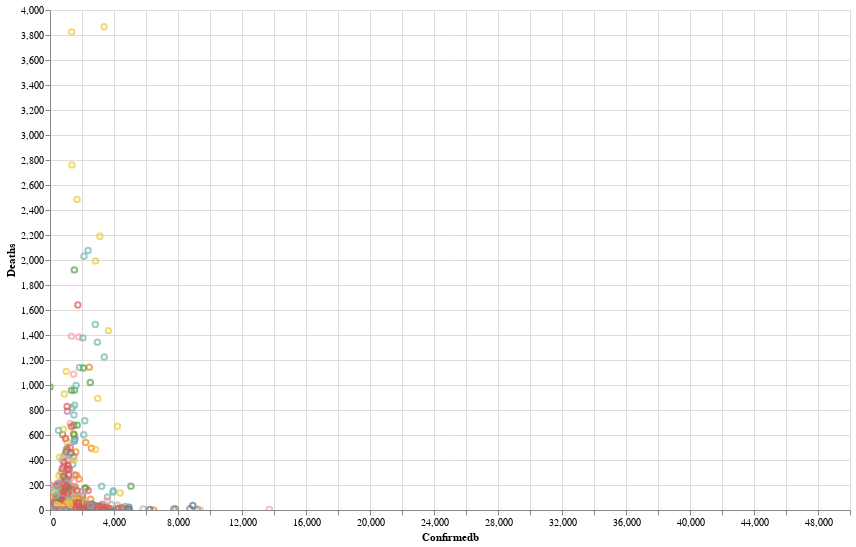

The notebook cell saved with this chart:
### Code cell
input_dropdown = alt.binding_select(options = ['Georgia','Texas','Mississippi','Louisiana','Virginia'])
selection = alt.selection_single(fields = ['ST_Name'], bind = input_dropdown, name = 'State')
color = alt.condition(selection,
                     alt.Color('ST_Name:N',legend = None),
                     alt.value('lightgray'))
alt.Chart(df).mark_point().encode(
    x= alt.X('Confirmedb:Q',scale = alt.Scale(domain = [0,50000])),
    y= alt.Y('Deaths:Q', scale = alt.Scale(domain = [0,4000])),
    color = color,
    tooltip = ['Countyname:N','ST_Name']
).add_selection(
    selection
).properties(
width = 800,
height =500
).interactive()

### Figure 1 — Vega-Lite specification as saved in the notebook (floating-point values rounded to 4 significant figures; data arrays with more than 128 entries replaced by an {"elided": "..."} marker saying what was removed)
{"config": {"view": {"continuousWidth": 300, "continuousHeight": 300}}, "data": {"name": "data-6f24e99aaf593f4dbb716291698d1f7f"}, "mark": {"type": "point"}, "encoding": {"color": {"condition": {"param": "State", "field": "ST_Name", "legend": null, "type": "nominal"}, "value": "lightgray"}, "tooltip": [{"field": "Countyname", "type": "nominal"}, {"field": "ST_Name", "type": "nominal"}], "x": {"field": "Confirmedb", "scale": {"domain": [0, 50000]}, "type": "quantitative"}, "y": {"field": "Deaths", "scale": {"domain": [0, 4000]}, "type": "quantitative"}}, "height": 500, "params": [{"name": "State", "select": {"type": "point", "fields": ["ST_Name"]}, "bind": {"input": "select", "options": ["Georgia", "Texas", "Mississippi", "Louisiana", "Virginia"]}}, {"name": "param_1", "select": {"type": "interval", "encodings": ["x", "y"]}, "bind": "scales"}], "width": 800, "$schema": "https://vega.github.io/schema/vega-lite/v5.8.0.json", "datasets": {"data-6f24e99aaf593f4dbb716291698d1f7f": {"elided": "3250 records"}}}
